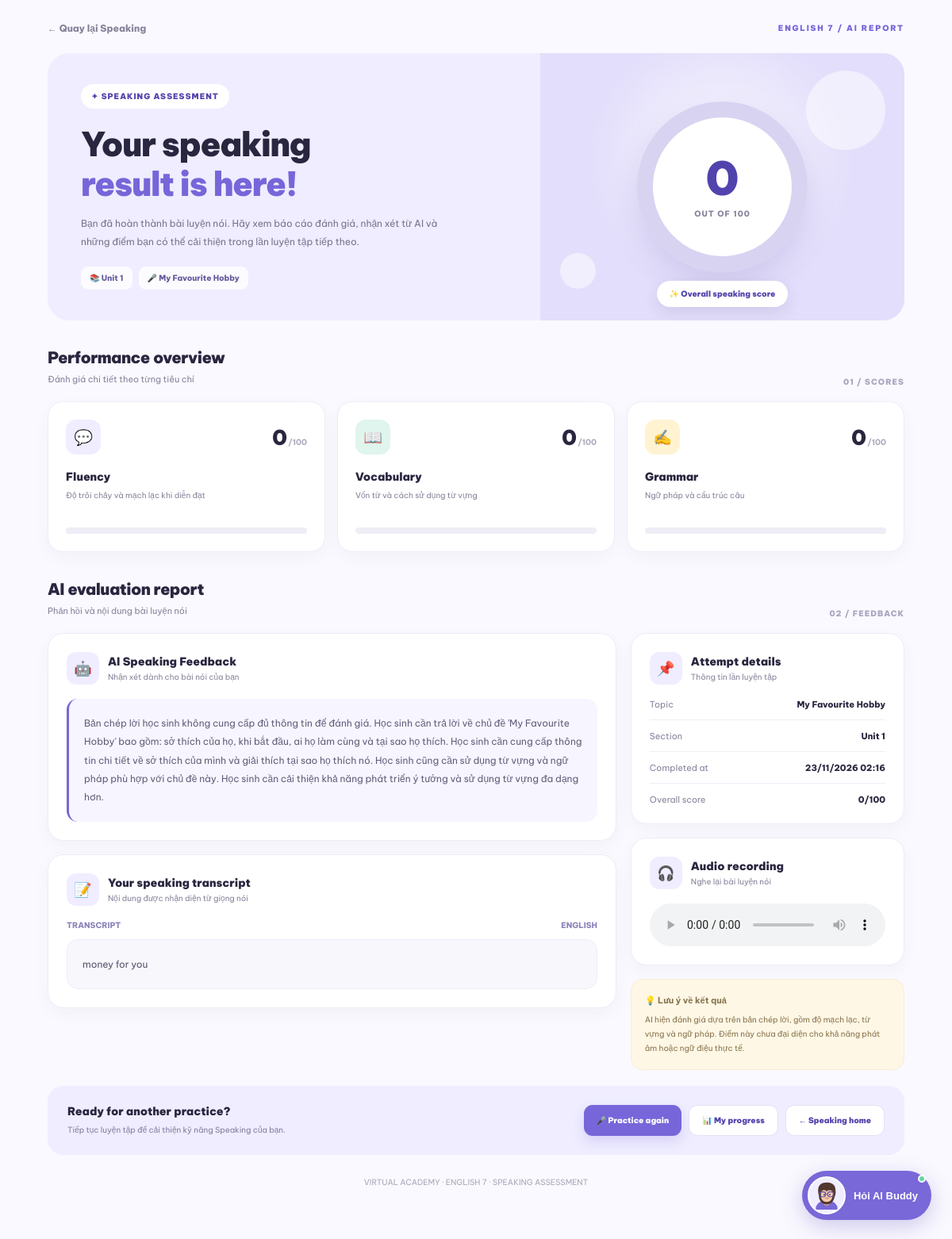
/speaking/result/1 (signed in), run on the app's committed database.
### database.py (models this page shows)
class SpeakingTopic(db.Model):
    __tablename__ = "speaking_topics"
    id = db.Column(db.Integer, primary_key=True)
    section_type = db.Column(db.String(20), nullable=False, default="unit")
    unit = db.Column(db.Integer, nullable=True)
    review_number = db.Column(db.Integer, nullable=True)
    title = db.Column(db.String(200), nullable=False)
    topic = db.Column(db.String(200))
    description = db.Column(db.Text)
    prompt = db.Column(db.Text, nullable=False)
    suggested_vocabulary = db.Column(db.Text)
    sample_answer = db.Column(db.Text)
    difficulty = db.Column(db.String(30), default="basic")
    created_at = db.Column(db.DateTime, default=datetime.utcnow)

class SpeakingAttempt(db.Model):
    __tablename__ = "speaking_attempts"
    id = db.Column(db.Integer, primary_key=True)
    user_id = db.Column(
        db.Integer,
        db.ForeignKey("users.id"),
        nullable=False
    )
    topic_id = db.Column(
        db.Integer,
        db.ForeignKey("speaking_topics.id"),
        nullable=False
    )
    transcript = db.Column(db.Text)
    audio_path = db.Column(db.String(500))
    pronunciation_score = db.Column(db.Float)
    fluency_score = db.Column(db.Float)
    vocabulary_score = db.Column(db.Float)
    grammar_score = db.Column(db.Float)
    overall_score = db.Column(db.Float)
    ai_feedback = db.Column(db.Text)
    attempted_at = db.Column(db.DateTime, default=datetime.utcnow)
    speaking_topic = db.relationship(
        "SpeakingTopic",
        backref="attempts"
    )

### speaking.py (the view)
@speaking_bp.route("/speaking/result/<int:attempt_id>")
def speaking_result(attempt_id):
    if not current_user.is_authenticated:
        return jsonify({
            "success": False,
            "message": "Bạn cần đăng nhập để xem kết quả."
        }), 401
    attempt = SpeakingAttempt.query.filter_by(
        id=attempt_id,
        user_id=current_user.id
    ).first_or_404()
    return render_template(
        "speaking/speaking_result.html",
        attempt=attempt
    )

### app.py (called while the page is built)
@login_manager.user_loader
def load_user(user_id):
    return db.session.get(User, int(user_id))

### templates/speaking/speaking_result.html (shortened to what this page needs)
{% extends "base.html" %}
{% block content %}
{% set overall_safe = [[(attempt.overall_score or 0)|float, 100]|min, 0]|max|round|int %}
{% set fluency_safe = [[(attempt.fluency_score or 0)|float, 100]|min, 0]|max|round|int %}
{% set vocabulary_safe = [[(attempt.vocabulary_score or 0)|float, 100]|min, 0]|max|round|int %}
{% set grammar_safe = [[(attempt.grammar_score or 0)|float, 100]|min, 0]|max|round|int %}
<div class="sres-page">
    <div class="sres-container">
        <div class="sres-topbar">
            <a href="{{ url_for('speaking.speaking_home') }}" class="sres-back">
                ← Quay lại Speaking
            </a>
            <span class="sres-label">ENGLISH 7 / AI REPORT</span>
        </div>
        <section class="sres-hero">
            <div class="sres-hero-content">
                <div class="sres-eyebrow">
                    ✦ SPEAKING ASSESSMENT
                </div>
                <h1>
                    Your speaking<br>
                    <span>result is here!</span>
                </h1>
                <p class="sres-hero-description">
                    Bạn đã hoàn thành bài luyện nói. Hãy xem báo cáo đánh giá,
                    nhận xét từ AI và những điểm bạn có thể cải thiện
                    trong lần luyện tập tiếp theo.
                </p>
                <div class="sres-topic-info">
                    <span class="sres-topic-tag">
                        📚
                        {% if attempt.speaking_topic.section_type == 'unit' %}
                            Unit {{ attempt.speaking_topic.unit }}
                        {% elif attempt.speaking_topic.section_type == 'review' %}
                            Review {{ attempt.speaking_topic.review_number }}
                        {% else %}
                            Speaking practice
                        {% endif %}
                    </span>
                    <span class="sres-topic-tag">
                        🎤 {{ attempt.speaking_topic.title or attempt.speaking_topic.topic }}
                    </span>
                </div>
            </div>
            <div class="sres-hero-visual">
                <div class="sres-decoration sres-decoration-one"></div>
                <div class="sres-decoration sres-decoration-two"></div>
                <div class="sres-score-ring" data-score="{{ overall_safe }}">
                    <div class="sres-score-inner">
                        <strong>{{ overall_safe }}</strong>
                        <span>OUT OF 100</span>
                    </div>
                </div>
                <div class="sres-score-caption">
                    ✨ Overall speaking score
                </div>
            </div>
        </section>
        <div class="sres-section-heading">
            <div>
                <h2>Performance overview</h2>
                <p>Đánh giá chi tiết theo từng tiêu chí</p>
            </div>
            <span class="sres-section-index">01 / SCORES</span>
        </div>
        <section class="sres-criteria-grid">
            <article class="sres-criteria-card">
                <div class="sres-criteria-top">
                    <div class="sres-criteria-icon sres-icon-fluency">💬</div>
                    <div class="sres-criteria-score">
                        {{ fluency_safe }}<small> /100</small>
                    </div>
                </div>
                <h3>Fluency</h3>
                <p>Độ trôi chảy và mạch lạc khi diễn đạt</p>
                <div class="sres-criteria-track sres-track-fluency">
                </div>
            </article>
            <article class="sres-criteria-card">
                <div class="sres-criteria-top">
                    <div class="sres-criteria-icon sres-icon-vocabulary">📖</div>
                    <div class="sres-criteria-score">
                        {{ vocabulary_safe }}<small> /100</small>
                    </div>
                </div>
                <h3>Vocabulary</h3>
                <p>Vốn từ và cách sử dụng từ vựng</p>
                <div class="sres-criteria-track sres-track-vocabulary">
                </div>
            </article>
            <article class="sres-criteria-card">
                <div class="sres-criteria-top">
                    <div class="sres-criteria-icon sres-icon-grammar">✍️</div>
                    <div class="sres-criteria-score">
                        {{ grammar_safe }}<small> /100</small>
                    </div>
                </div>
                <h3>Grammar</h3>
                <p>Ngữ pháp và cấu trúc câu</p>
                <div class="sres-criteria-track sres-track-grammar">
                </div>
            </article>
        </section>
        <div class="sres-section-heading">
            <div>
                <h2>AI evaluation report</h2>
                <p>Phản hồi và nội dung bài luyện nói</p>
            </div>
            <span class="sres-section-index">02 / FEEDBACK</span>
        </div>
        <div class="sres-report-grid">
            <main>
                <section class="sres-panel">
                    <div class="sres-panel-heading">
                        <div class="sres-panel-icon">🤖</div>
                        <div>
                            <h2>AI Speaking Feedback</h2>
                            <p>Nhận xét dành cho bài nói của bạn</p>
                        </div>
                    </div>
                    {% if attempt.ai_feedback %}
                        <div class="sres-feedback">{{ attempt.ai_feedback }}</div>
                    {% else %}
                        <div class="sres-feedback-empty">
                            Chưa có nhận xét từ AI cho lần luyện nói này.
                            Bạn có thể thử lại với bản chép lời rõ ràng hơn.
                        </div>
                    {% endif %}
                </section>
                <section class="sres-panel">
                    <div class="sres-panel-heading">
                        <div class="sres-panel-icon">📝</div>
                        <div>
                            <h2>Your speaking transcript</h2>
                            <p>Nội dung được nhận diện từ giọng nói</p>
                        </div>
                    </div>
                    <div class="sres-transcript-meta">
                        <span>TRANSCRIPT</span>
                        <span>ENGLISH</span>
                    </div>
                    {% if attempt.transcript %}
                        <div class="sres-transcript">{{ attempt.transcript }}</div>
                    {% else %}
                        <div class="sres-feedback-empty">
                            Không có bản chép lời được lưu cho bài luyện nói này.
                        </div>
                    {% endif %}
                </section>
            </main>
            <aside>
                <section class="sres-panel">
                    <div class="sres-panel-heading">
                        <div class="sres-panel-icon">📌</div>
                        <div>
                            <h2>Attempt details</h2>
                            <p>Thông tin lần luyện tập</p>
                        </div>
                    </div>
                    <div class="sres-detail-list">
                        <div class="sres-detail-item">
                            <span>Topic</span>
                            <strong>{{ attempt.speaking_topic.title or attempt.speaking_topic.topic }}</strong>
                        </div>
                        <div class="sres-detail-item">
                            <span>Section</span>
                            <strong>
                                {% if attempt.speaking_topic.section_type == 'unit' %}
                                    Unit {{ attempt.speaking_topic.unit }}
                                {% elif attempt.speaking_topic.section_type == 'review' %}
                                    Review {{ attempt.speaking_topic.review_number }}
                                {% else %}
                                    Speaking
                                {% endif %}
                            </strong>
                        </div>
                        <div class="sres-detail-item">
                            <span>Completed at</span>
                            <strong>
                                {% if attempt.attempted_at %}
                                    {{ attempt.attempted_at.strftime('%d/%m/%Y %H:%M') }}
                                {% else %}
                                    --
                                {% endif %}
                            </strong>
                        </div>
                        <div class="sres-detail-item">
                            <span>Overall score</span>
                            <strong>{{ overall_safe }}/100</strong>
                        </div>
                    </div>
                </section>
                <section class="sres-panel">
                    <div class="sres-panel-heading">
                        <div class="sres-panel-icon">🎧</div>
                        <div>
                            <h2>Audio recording</h2>
                            <p>Nghe lại bài luyện nói</p>
                        </div>
                    </div>
                    {% if attempt.audio_path %}
                        <audio class="sres-audio" controls preload="metadata">
                            <source src="{{ url_for('static', filename=attempt.audio_path) }}">
                        </audio>
                    {% else %}
                        <div class="sres-feedback-empty">
                            Không có bản ghi âm được lưu cho lần luyện tập này.
                        </div>
                    {% endif %}
                </section>
                <div class="sres-info-banner">
                    <strong>💡 Lưu ý về kết quả</strong>
                    AI hiện đánh giá dựa trên bản chép lời, gồm độ mạch lạc,
                    từ vựng và ngữ pháp. Điểm này chưa đại diện cho khả năng
                    phát âm hoặc ngữ điệu thực tế.
                </div>
            </aside>
        </div>
        <section class="sres-actions-area">
            <div class="sres-action-copy">
                <h3>Ready for another practice?</h3>
                <p>Tiếp tục luyện tập để cải thiện kỹ năng Speaking của bạn.</p>
            </div>
            <div class="sres-actions">
                <a
                    href="{{ url_for('speaking.speaking_practice', topic_id=attempt.topic_id) }}"
                    class="sres-btn sres-btn-primary"
                >
                    🎤 Practice again
                </a>
                <a
                    href="{{ url_for('speaking.speaking_progress') }}"
                    class="sres-btn sres-btn-secondary"
                >
                    📊 My progress
                </a>
                <a
                    href="{{ url_for('speaking.speaking_home') }}"
                    class="sres-btn sres-btn-secondary"
                >
                    ← Speaking home
                </a>
            </div>
        </section>
        <p class="sres-footer-note">
            VIRTUAL ACADEMY · ENGLISH 7 · SPEAKING ASSESSMENT
        </p>
    </div>
</div>
{% endblock %}

### static/css/style.css (style rules this page uses)
:root { --dark: #20212c; --purple: #7665d8; --light-purple: #f0edff; --text: #777887; --background: #faf9ff; }
* { margin: 0; padding: 0; box-sizing: border-box; }
html { scroll-behavior: smooth; min-height: 100%; }
body { min-height: 100%; font-family: 'Be Vietnam Pro', sans-serif; background: white; color: var(--dark); overflow-x: hidden; }
a { text-decoration: none; color: inherit; }

### data on the page
SpeakingTopic: speaking_topic.unit "1", speaking_topic "My Favourite Hobby"
SpeakingAttempt: ai_feedback "Bản chép lời học sinh không cung cấp đủ thông tin để đánh giá. Học sinh cần trả lời về chủ đề 'My Favourite Hobby' bao gồm: sở thích của họ, khi bắt đầu, ai họ làm cùng và tại sao họ thích. Học sinh cần cung cấp thông tin chi tiết về sở thích của mình và giải thích tại sao họ thích nó. Học sinh cũng cần sử dụng từ vựng và ngữ pháp phù hợp với chủ đề này. Học sinh cần cải thiện khả năng phát triển ý tưởng và sử dụng từ vựng đa dạng hơn.", transcript "money for you", attempted_at "23/11/2026 02:16"

### other printed values
{{ overall_safe }} "0"
{{ fluency_safe }} "0"
{{ vocabulary_safe }} "0"
{{ grammar_safe }} "0"
